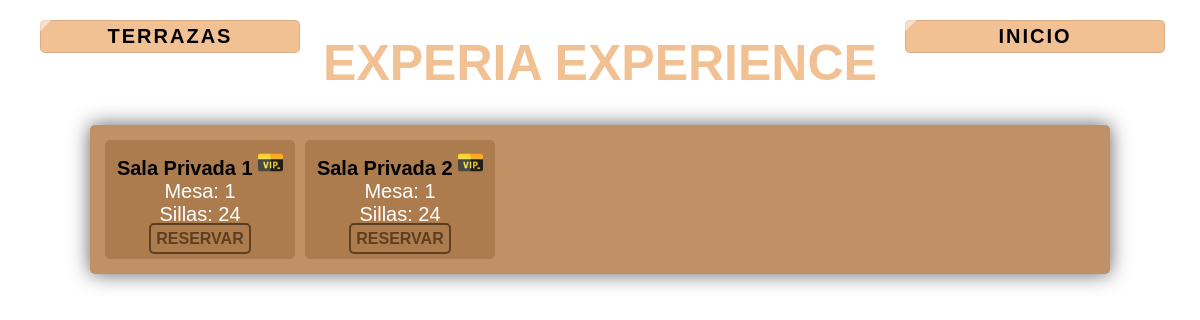
The app's page /view/reservas.php?id=3 (signed in) with its own data.
### tables this page shows
CREATE TABLE `tbl_mesa` (
  `id_mesa` int NOT NULL AUTO_INCREMENT,
  `numero_mesa` int DEFAULT NULL,
  `id_lugar` int DEFAULT NULL,
  `estado_mesa` tinyint DEFAULT NULL,
  `num_sillas_mesa` varchar(2) DEFAULT NULL,
  PRIMARY KEY (`id_mesa`),
  KEY `fk_lugar_mesa_idx` (`id_lugar`),
  CONSTRAINT `fk_lugar_mesa` FOREIGN KEY (`id_lugar`) REFERENCES `tbl_lugar` (`id_lugar`)
);

CREATE TABLE `tbl_lugar` (
  `id_lugar` int NOT NULL AUTO_INCREMENT,
  `nom_lugar` varchar(45) DEFAULT NULL,
  `fk_id_tipo_lugar` int DEFAULT NULL,
  `img_lugar` varchar(250) DEFAULT NULL,
  PRIMARY KEY (`id_lugar`),
  KEY `fk_id_tipo_lugar_idx` (`fk_id_tipo_lugar`),
  CONSTRAINT `fk_id_tipo_lugar` FOREIGN KEY (`fk_id_tipo_lugar`) REFERENCES `tbl_tipo_lugar` (`id_tipo_lugar`)
);

### view/reservas.php (the view, shortened to what this page needs)
<!DOCTYPE html>
<html lang="en">
<head>
    <link rel="stylesheet" href="../styles/style.css">
</head>
<body id="portada">
<?php
    include '../services/connection.php';
$id = $_GET['id'];
if($id == 1){
    ?>
    <div class="row2" id="section-1">
        <div class="usuario column-1">
        <ul class="padding-lat">
        <b><a class="btn-logout">TERRAZAS</a></b>
        </ul>
        </div>
        <div class="column-2 titulo2">
            <h1>EXPERIA EXPERIENCE</h1>
        </div>
        <div class="logout column-1">
            <ul class="padding-lat">
            <b><a style="text-decoration:none" class="btn-logout" href="./inicio.php">INICIO</a></b>
            </ul>
        </div>
    </div>
    <?php
            echo "<div class='flex'>";
            echo "<div class='reservas'>";
                $stmt= $pdo->prepare("SELECT  tl.id_tipo_lugar, l.img_lugar, l.nom_lugar, m.id_mesa, m.numero_mesa, m.estado_mesa, m.num_sillas_mesa FROM tbl_mesa m
                INNER JOIN tbl_lugar l ON m.id_lugar = l.id_lugar
                INNER JOIN tbl_tipo_lugar tl ON l.fk_id_tipo_lugar = tl.id_tipo_lugar
                WHERE tl.tipo_lugar = 'Terraza' AND m.estado_mesa = 1
                ORDER BY l.nom_lugar ASC");
                $stmt->execute();
                $sentencia=$stmt->fetchAll(PDO::FETCH_ASSOC);
                foreach($sentencia as $row){
                    echo "<div class='contenido_reservas'>";
                    echo "<b>".$row['nom_lugar']." <img class='icon_reserva' src='../img/{$row['img_lugar']}'></img></b><br>";
                    echo "Mesa: ".$row['numero_mesa']."<br>";
                    echo "Sillas: ".$row['num_sillas_mesa']."<br>";
                    echo "<a href='./form_reservas.php?id={$row['id_mesa']}&id_pag={$row['id_tipo_lugar']}'>RESERVAR</a>";
                    echo "</div>";
                }
                echo "</div>";
                echo "</div>";
        ?>
    <?php
}else{
    ?>
    <div class="row2" id="section-1">
        <div class="usuario column-1">
        <ul class="padding-lat">
        <b><a class="btn-logout">TERRAZAS</a></b>
        </ul>
        </div>
        <div class="column-2 titulo2">
            <h1>EXPERIA EXPERIENCE</h1>
        </div>
        <div class="logout column-1">
            <ul class="padding-lat">
            <b><a style="text-decoration:none" class="btn-logout" href="./inicio.php">INICIO</a></b>
            </ul>
        </div>
    </div>
    <?php
            echo "<div class='flex'>";
            echo "<div class='reservas'>";
                $stmt= $pdo->prepare("SELECT tl.id_tipo_lugar, l.img_lugar, l.nom_lugar, m.id_mesa, m.numero_mesa, m.estado_mesa, m.num_sillas_mesa FROM tbl_mesa m
                INNER JOIN tbl_lugar l ON m.id_lugar = l.id_lugar
                INNER JOIN tbl_tipo_lugar tl ON l.fk_id_tipo_lugar = tl.id_tipo_lugar
                WHERE tl.tipo_lugar = 'Sala Privada' AND m.estado_mesa = 1
                ORDER BY l.nom_lugar ASC");
                $stmt->execute();
                $sentencia=$stmt->fetchAll(PDO::FETCH_ASSOC);
                foreach($sentencia as $row){
                    echo "<div class='contenido_reservas'>";
                    echo "<b>".$row['nom_lugar']." <img class='icon_reserva' src='../img/{$row['img_lugar']}'></img></b><br>";
                    echo "Mesa: ".$row['numero_mesa']."<br>";
                    echo "Sillas: ".$row['num_sillas_mesa']."<br>";
                    echo "<a href='./form_reservas.php?id={$row['id_mesa']}&id_pag={$row['id_tipo_lugar']}'>RESERVAR</a>";
                    echo "</div>";
                }
                echo "</div>";
                echo "</div>";
        ?>
    <?php
}
?>
</body>
</html>

### styles/style.css (style rules this page uses)
* { box-sizing: border-box; }
body { margin: 0; font-family: Arial; }
#portada { background-image: url("https://s1.1zoom.me/big0/706/350861-admin.jpg"); background-size: cover; background-attachment: fixed; }
.row2:after { content: ""; display: table; clear: both; }
#section-1 { padding: 0%; }
.usuario { text-align: left; color: black; font-size: 20px; }
.logout { text-align: right; color: black; font-size: 20px; margin-left: -35px; }
.column-1 { width: 25%; float: left; }
.btn-logout { position: relative; display: block; padding: 5px; border-radius: 5px; text-align: center; font-family: "Avant Garde", Avantgarde, "Century Gothic", CenturyGothic, "AppleGothic", sans-serif; font-weight: bold; overflow: hidden; color: rgb(0, 0, 0); cursor: pointer; letter-spacing: 2px; box-shadow: inset 0 0 0 1px rgba(0, 0, 0, 0.1); text-decoration: none; transition: all ease 0.5s; background: #f1c194; }
.btn-logout:after, .btn-logout:before { width: 80px; height: 200px; content: ''; display: block; background: rgba(255, 255, 255, 0.5); transform: rotate(45deg); top: -60px; position: absolute; transition: none; right: -45%; cursor: pointer; }
.btn-logout:before { left: -48%; }
.column-2 { width: 50%; float: left; }
.titulo2 { text-align: center; color: #f1c194; font-size: 25px; font-family: "Avant Garde", Avantgarde, "Century Gothic", CenturyGothic, "AppleGothic", sans-serif; text-transform: uppercase; text-rendering: optimizeLegibility; }
.flex { display: flex; align-items: center; justify-content: center; }
.reservas { color: white; text-align: center; width: 85%; background-color: #c09164; border-radius: 5px; padding: 10px; box-shadow: 0px 0px 20px rgba(27, 27, 27, 0.699); margin-bottom: 5%; }
.contenido_reservas { padding: 10px; font-size: 20px; background-color: #ac7c4f; width: 19%; margin: 0.5%; border-radius: 5px; float: left; }
.contenido_reservas a { text-decoration: none; color: #5f3e20; background-color: none; border: 2px solid #5f3e20; border-radius: 5px; padding: 5px; font-size: 16px; font-weight: bold; }
.contenido_reservas b { color: black; }
.icon_reserva { width: 25px; }

### records on screen
tbl_mesa: id_lugar.nom_lugar "Sala Privada 1", id_lugar.img_lugar (picture), numero_mesa "1", num_sillas_mesa "24"
tbl_mesa: id_lugar.nom_lugar "Sala Privada 2", id_lugar.img_lugar (picture), numero_mesa "1", num_sillas_mesa "24"
